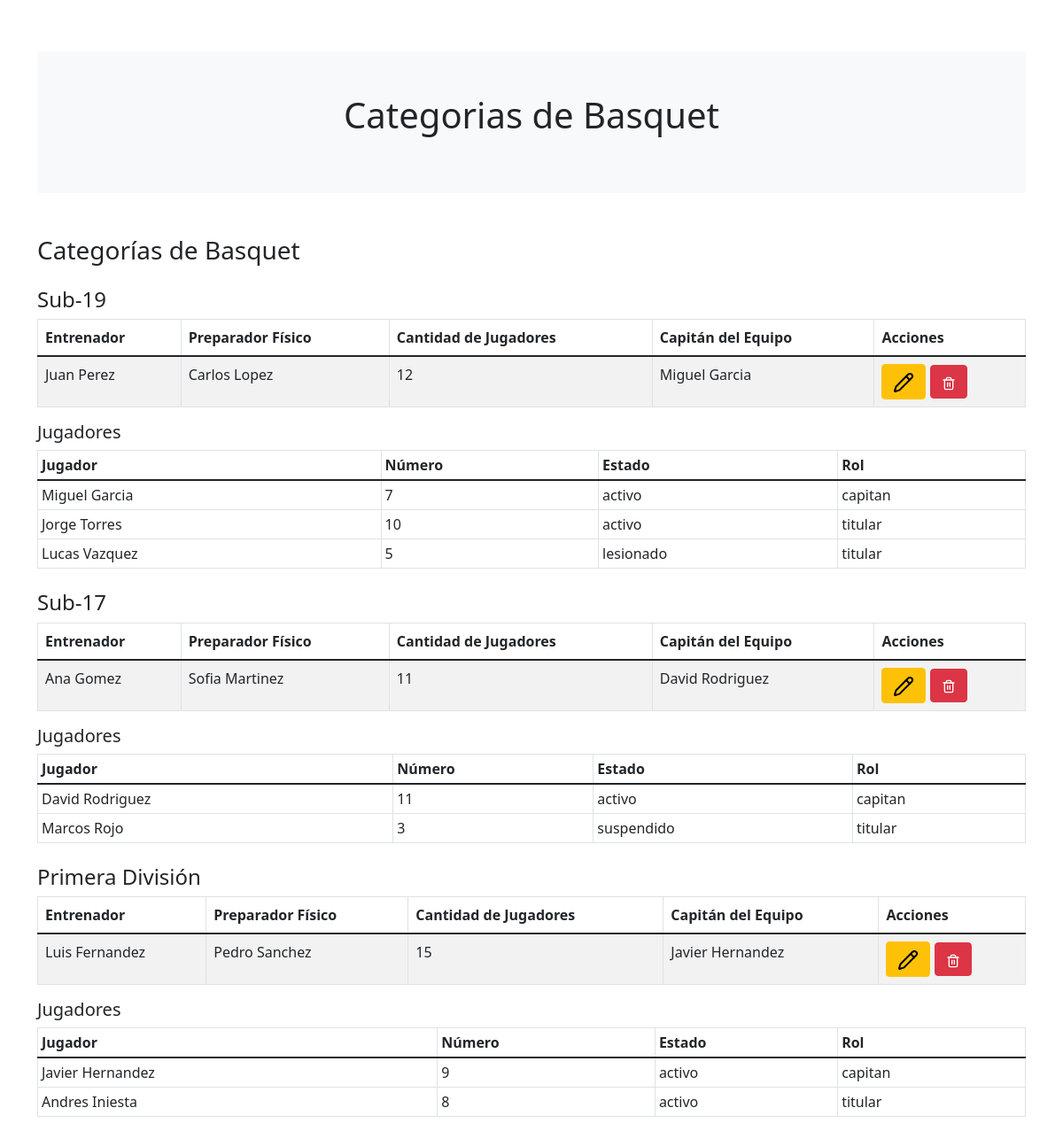
The page / on the database its author committed.
### tables this page shows
CREATE TABLE
  `categorias` (
    `id` int (11) NOT NULL AUTO_INCREMENT,
    `categoria` varchar(255) NOT NULL,
    `entrenador` varchar(255) NOT NULL,
    `preparador_fisico` varchar(255) NOT NULL,
    `cantidad_jugadores` int (11) NOT NULL,
    `capitan_del_equipo` varchar(255) NOT NULL,
    PRIMARY KEY (`id`)
  );

CREATE TABLE
  `jugadores` (
    `id` int (11) NOT NULL AUTO_INCREMENT,
    `id_categoria` int (11) NOT NULL,
    `jugador` varchar(255) NOT NULL,
    `numero` int (11) NOT NULL,
    `estado` enum ('activo', 'suspendido', 'lesionado') NOT NULL,
    `rol` enum ('titular', 'suplente', 'capitan') NOT NULL,
    PRIMARY KEY (`id`),
    KEY `id_categoria` (`id_categoria`),
    CONSTRAINT `jugadores_ibfk_1` FOREIGN KEY (`id_categoria`) REFERENCES `categorias` (`id`) ON DELETE CASCADE ON UPDATE CASCADE
  );

### index.php (called while the page is built, shortened)
<?php
require_once 'model/db.php';
$controller = new $controllerName();
$dataToView["data"] = array();
if (method_exists($controller, $_GET["action"])) {
  $dataToView["data"] = $controller->{$_GET["action"]}();
}
require_once 'view/template/header.php';
require_once 'view/' . $controller->view . '.php';
require_once 'view/template/footer.php';
?>

### controller/club.php (called while the page is built, shortened)
<?php
require_once 'model/club.php';
class clubController
{
	public $clubObj;
	public function __construct()
	{
		$this->page_title = 'Categorias de Basquet';
		$this->clubObj = new Club();
	}
	public function list()
	{
		return $this->clubObj->getCategoriasConJugadores();
	}
}
?>

### model/db.php (called while the page is built, shortened)
<?php
class Db
{
	public function __construct()
	{
		$this->host = constant('DB_HOST');
		$this->db = constant('DB');
		$this->user = constant('DB_USER');
		$this->pass = constant('DB_PASS');
		$this->conection = new mysqli($this->host, $this->user, $this->pass, $this->db);
	}
}
?>

### model/club.php (called while the page is built, shortened)
<?php
class Club
{
	private $table = 'categorias';
	private $conection;
	public function getConection()
	{
		$dbObj = new Db();
		$this->conection = $dbObj->conection;
	}
	public function getCategoriasConJugadores()
	{
		$sql = "SELECT * FROM " . $this->table;
		$stmt = $this->conection->prepare($sql);
		$stmt->execute();
		$categorias = $stmt->get_result()->fetch_all(MYSQLI_ASSOC);
		$sql_jugadores = "SELECT * FROM jugadores WHERE id_categoria = ?";
		$stmt_jugadores = $this->conection->prepare($sql_jugadores);
		foreach ($categorias as $key => $categoria) {
			$stmt_jugadores->bind_param('i', $categoria['id']);
			$stmt_jugadores->execute();
			$jugadores = $stmt_jugadores->get_result()->fetch_all(MYSQLI_ASSOC);
			$categorias[$key]['jugadores'] = $jugadores;
		}
		return $categorias;
	}
}
?>

### view/list_categorias.php (the view, shortened to what this page needs)
<h3>Categorías de Basquet</h3>
<?php foreach ($dataToView["data"] as $categoria): ?>
	<h4 class="mt-4"><?php echo $categoria['categoria']; ?></h4>
	<table class="table table-striped table-bordered">
		<thead>
			<tr>
				<th>Entrenador</th>
				<th>Preparador Físico</th>
				<th>Cantidad de Jugadores</th>
				<th>Capitán del Equipo</th>
				<th>Acciones</th>
			</tr>
		</thead>
		<tbody>
			<tr>
				<td><?php echo $categoria['entrenador']; ?></td>
				<td><?php echo $categoria['preparador_fisico']; ?></td>
				<td><?php echo $categoria['cantidad_jugadores']; ?></td>
				<td><?php echo $categoria['capitan_del_equipo']; ?></td>
				<td>
					<a href="#" class="btn btn-warning">
					</a>
					<a href="#" class="btn btn-danger">
					</a>
				</td>
			</tr>
		</tbody>
	</table>
	<h5>Jugadores</h5>
	<table class="table table-sm table-bordered">
		<thead>
			<tr>
				<th>Jugador</th>
				<th>Número</th>
				<th>Estado</th>
				<th>Rol</th>
			</tr>
		</thead>
		<tbody>
			<?php foreach ($categoria["jugadores"] as $jugador): ?>
				<tr>
					<td><?php echo $jugador['jugador']; ?></td>
					<td><?php echo $jugador['numero']; ?></td>
					<td><?php echo $jugador['estado']; ?></td>
					<td><?php echo $jugador['rol']; ?></td>
				</tr>
			<?php endforeach; ?>
		</tbody>
	</table>
<?php endforeach; ?>

### view/template/header.php (shortened to what this page needs)
<!DOCTYPE html>
<html>
<head>
	<link rel="stylesheet" href="https://cdn.jsdelivr.net/npm/bootstrap@5.1.3/dist/css/bootstrap.min.css"
>
</head>
<body>
	<div class="container">
		<header class="mb-5">
			<div class="p-5 text-center bg-light" style="margin-top: 58px;">
				<h1 class="mb-3"><?php echo $controller->page_title; ?></h1>
			</div>
		</header>

### view/template/footer.php
</div>
</body>
</html>

### rows shown on the page
categorias: categoria "Sub-19", entrenador "Juan Perez", preparador_fisico "Carlos Lopez", cantidad_jugadores "12", capitan_del_equipo "Miguel Garcia"
jugadores: jugador "Miguel Garcia", numero "7", estado "activo", rol "capitan"
jugadores: jugador "Jorge Torres", numero "10", estado "activo", rol "titular"
jugadores: jugador "Lucas Vazquez", numero "5", estado "lesionado", rol "titular"
categorias: categoria "Sub-17", entrenador "Ana Gomez", preparador_fisico "Sofia Martinez", cantidad_jugadores "11", capitan_del_equipo "David Rodriguez"
jugadores: jugador "David Rodriguez", numero "11", estado "activo", rol "capitan"
jugadores: jugador "Marcos Rojo", numero "3", estado "suspendido", rol "titular"
categorias: categoria "Primera División", entrenador "Luis Fernandez", preparador_fisico "Pedro Sanchez", cantidad_jugadores "15", capitan_del_equipo "Javier Hernandez"
jugadores: jugador "Javier Hernandez", numero "9", estado "activo", rol "capitan"
jugadores: jugador "Andres Iniesta", numero "8", estado "activo", rol "titular"

### other values the page prints
$controller->page_title "Categorias de Basquet"
